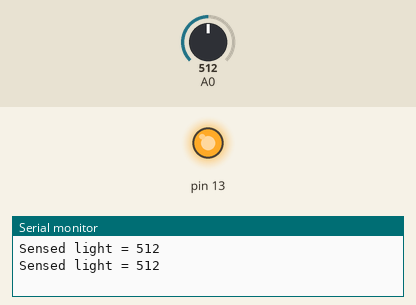
Simulated run of this sketch. Board: Arduino Uno, built with avr-gcc and run on an emulated ATmega328P. Shown: output pins drawn as LEDs (lit = HIGH), the last lines printed to the serial monitor. Inputs (shaded band) come from the test bench; at power-on: A0 = 512.

Above: at 1.8 s.
1.9 s: A0 set to 528
At 3.0 s:
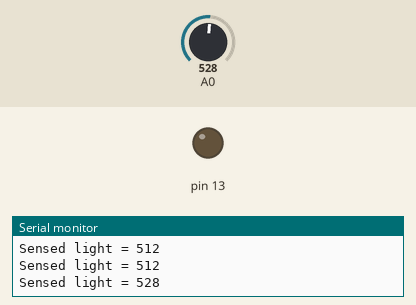
3.5 s: A0 set to 511
At 4.6 s:
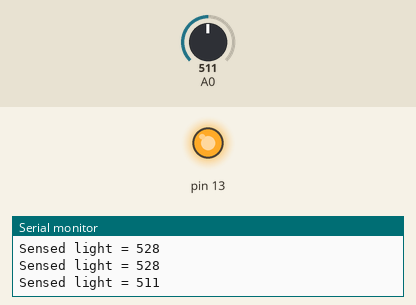
5.5 s: A0 set to 530
At 7.3 s:
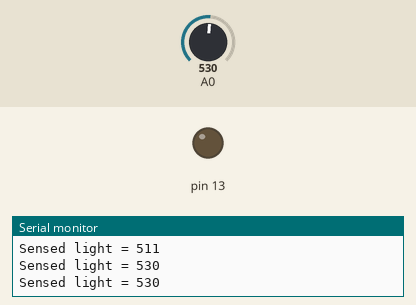
Timing chart, 0 to 8.8 s (numbered marks = the images above; inputs shaded):
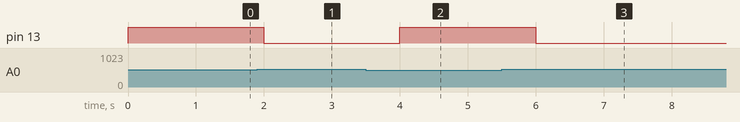

Measured:
- the behaviour switches between 519 and 520 on A0 (found by bisection; images 0 and 1)
- after the input at 1.9 s, pin 13: HIGH → LOW after 0.10 s
- after the input at 3.5 s, pin 13: LOW → HIGH after 0.50 s
- after the input at 5.5 s, pin 13: HIGH → LOW after 0.50 s

The sketch:

code.ino
```cpp
// Shaan Subbaiah B C - 1BM18CS096
// LDR

void setup()
{
  Serial.begin(9600);
  pinMode(13, OUTPUT);
}

void loop()
{
  int analog = analogRead(A0);

  if(analog < 520)
    digitalWrite(13, HIGH);
  else
    digitalWrite(13, LOW);

  Serial.println((String)"Sensed light = "+analog);

  delay(1000);
}
```
